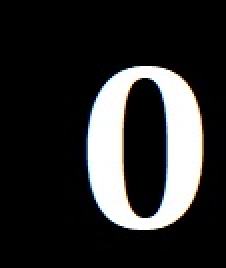
#> input picture quarterid/ocr/templates/0.png, 113 x 134 px, given in place of MeanThr.png, which was not available (shown 2 times larger)
$ python TemplateMatch.py
#> lines starting #> are read from the running program, lines starting #| are printed output that depends on the picture; pictures that were not available may be replaced by others from this repository, and a replacement may not be noted
import cv2
import numpy as np
from matplotlib import pyplot as plt

mean = cv2.imread("Image/MeanThr.png",0)
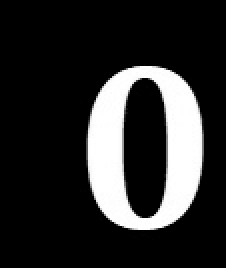
#> mean: shape (134, 113) (shown 2 times larger); min 0, max 255, mean 44.3
gauss = cv2.imread("Image/GaussThr.png",0)
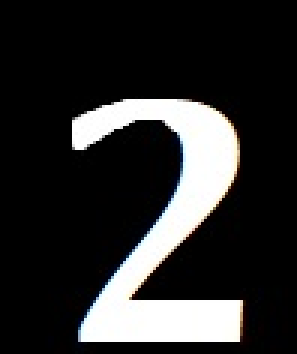
#> input picture quarterid/ocr/templates/2.png, 99 x 118 px, given in place of GaussThr.png, which was not available (shown 3 times larger)
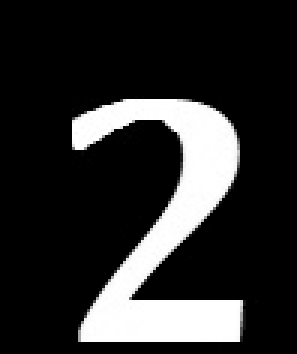
#> gauss: shape (118, 99) (shown 3 times larger); min 0, max 255, mean 45.1
cont = cv2.imread("image/Contours.png",0)
mint = cv2.imread("image/MintMark.png",0)
img2 = mean.copy()
img3 = gauss.copy()
#> (the run stopped early here; a loop or call above may not have finished)
